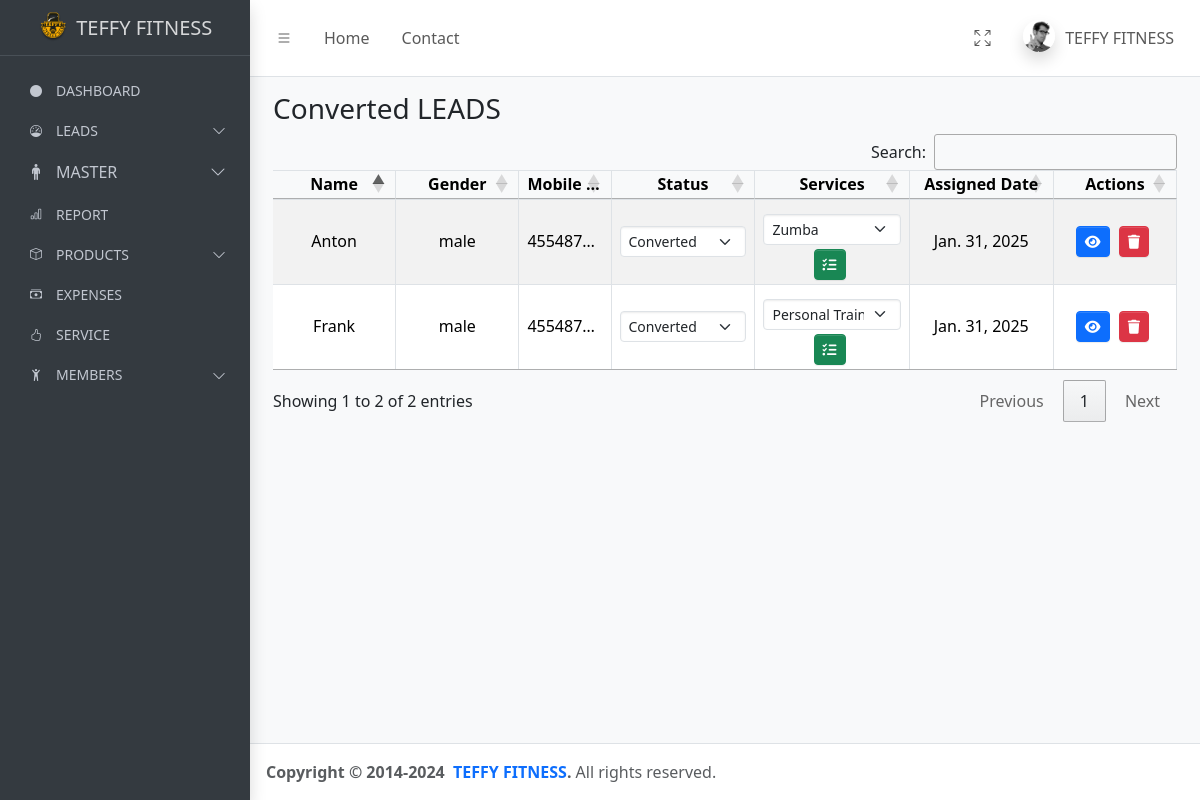
The app's page /leads/converted/ with its own data.
### teffyapp/models.py (models this page shows, shortened)
class PersonalInformation(models.Model):
    name = models.CharField(max_length=50)
    address = models.TextField()
    occupation = models.CharField(max_length=50)
    gender = models.CharField(max_length=10)
    mobile_number = models.CharField(max_length=12)
    email = models.EmailField()
    perfect_body = models.CharField(max_length=20,null=True,blank=True)
    body_type=models.CharField(max_length=20,null=True,blank=True)
    goal=models.CharField(max_length=30,null=True,blank=True)
    body_you_want = models.CharField(max_length=50, null=True,blank=True)
    level_of_body_fat = models.CharField(max_length=50,null=True,blank=True)
    problem_areas = models.CharField(max_length=50,null=True,blank=True)
    diets = models.CharField(max_length=70,null=True,blank=True)
    water_you_drink_daily = models.CharField(max_length=50,null=True,blank=True)
    eat_or_dividie_foods_or_beverages = models.CharField(max_length=70,blank=True,null=True)
    event_coming_up = models.CharField(max_length=50,null=True,blank=True)
    height = models.CharField(max_length=50)
    current_weight = models.CharField(max_length=50)
    target_weight = models.CharField(max_length=50)
    level_of_fitness = models.CharField(max_length=50,null=True,blank=True)
    status = models.CharField(max_length=20, default='new')  # Track the status of the lead
    follow_up_date = models.DateTimeField(default=timezone.now)
    created_date = models.DateTimeField(default=timezone.now)
    services = models.ForeignKey(Service,on_delete=models.SET_NULL, null=True, related_name="users")   # for services
    assigned_date = models.DateField(default=timezone.now)
    renewal_date = models.DateField(null=True, blank=True)

class Service(models.Model):
    name = models.CharField(max_length=100)
    duration = models.CharField(max_length=50, null=True, blank=True)
    prices = models.PositiveIntegerField(null=True, blank=True)
    group = models.CharField(max_length=100, null=True, blank=True)
    sessions = models.CharField(max_length=100,null=True, blank=True)

### teffyapp/views.py (the view, shortened to what this page needs)
# urls.py: path("leads/converted/", converted_leads, name="converted_leads"),
def converted_leads(request):
    all_data = PersonalInformation.objects.filter(status='converted')
    available_services = Service.objects.all()
    return render(request, 'converted_leads.html', {
        'all_data': all_data,
        'status_title': 'Converted',
        'available_services': available_services,
    })

### templates/converted_leads.html (shortened to what this page needs)
{% extends "base.html" %}
{% load static %}
{% block content %}
<main class="app-main">
    <div class="app-content">
        <div class="container-fluid" style="padding: 15px;">
            <h3>{{ status_title }} LEADS</h3>
            <table id="example1" class="table table-hover table-bordered table-striped table-sm" style="margin-bottom: 10px;">
                <thead>
                    <tr>
                        <th style="width: 10%;">Name</th>
                        <th style="width: 10%;">Gender</th>
                        <th style="width: 7%;">Mobile Number</th>
                        <th style="width: 12%;">Status</th>
                        <th style="width: 13%;">Services</th>
                        <th style = "width: 12%;">Assigned Date</th>
                        <th style="width: 10%;">Actions</th>
                    </tr>
                </thead>
                <tbody>
                    {% for data in all_data %}
                    <tr>
                        <td style="width: 10%;">{{ data.name }}</td>
                        <td style="width: 10%;">{{ data.gender }}</td>
                        <td style="width: 7%;">{{ data.mobile_number }}</td>
                        <td style="width: 12%;">
                            <form method="POST" action="{% url 'update_status' id=data.id %}" style="display: inline;">
                                <select onchange="this.form.submit()" class="form-select form-select-sm" aria-label="Status" name="status" id="status-{{ data.id }}">
                                    <option value="converted" {% if data.status == 'converted' %} selected {% endif %}>Converted</option>
                                </select>
                            </form>
                        </td>
                        <td style="width: 13%;">
                            <form method="POST" action="{% url 'assign_service' id=data.id %}" id="assign-form-{{ data.id }}" class="services-form">
                                <select name="service" class="form-select form-select-sm mt-1">
                                    {% for service in available_services %}
                                        <option value="{{ service.id }}" {% if data.services and service.id == data.services.id %} selected {% endif %}>
                                            {{ service.name }}
                                        </option>
                                    {% endfor %}
                                </select>
                                <a href="#" onclick="document.getElementById('assign-form-{{ data.id }}').submit();" class="btn btn-sm btn-success mt-1">
                                    <i class="fas fa-tasks"></i>
                                </a>
                            </form>
                        </td>
                        <td style="width: 12%;">{{ data.assigned_date }}</td>
                        <td style="width: 10%;">
                            <a href="{% url 'getone_lead' id=data.id %}" class="btn btn-sm btn-primary">
                                <i class="fas fa-eye"></i>
                            </a>
                            <a href="{% url 'delete_lead' id=data.id %}" class="btn btn-sm btn-danger">
                                <i class="fas fa-trash"></i>
                            </a>
                        </td>
                    </tr>
                    {% empty %}
                    <tr>
                        <td colspan="7" class="text-center text-danger">No data available.</td>
                    </tr>
                    {% endfor %}
                </tbody>
            </table>
        </div>
    </div>
</main>
{% endblock content %}
{% block script %}
<link rel="stylesheet" href="https://cdn.datatables.net/1.13.4/css/dataTables.bootstrap4.min.css">
{% endblock script %}

### templates/converted_leads.html (style rules this page uses)
table#example1 { margin-bottom: 100px; border-spacing: 0; }
table#example1 th, table#example1 td { padding: 4px 8px !important; line-height: 1.2 !important; }
.container-fluid { padding: 10px; }
.app-content { padding-top: 0 !important; }

### records on screen
PersonalInformation: name "Frank", gender "male", mobile_number "455487…", status "Converted", service "Personal Training", assigned_date "Jan. 31, 2025"
PersonalInformation: name "Anton", gender "male", mobile_number "455487…", status "Converted", service "Zumba", assigned_date "Jan. 31, 2025"

### other values on screen
{{ status_title }} "Converted"
